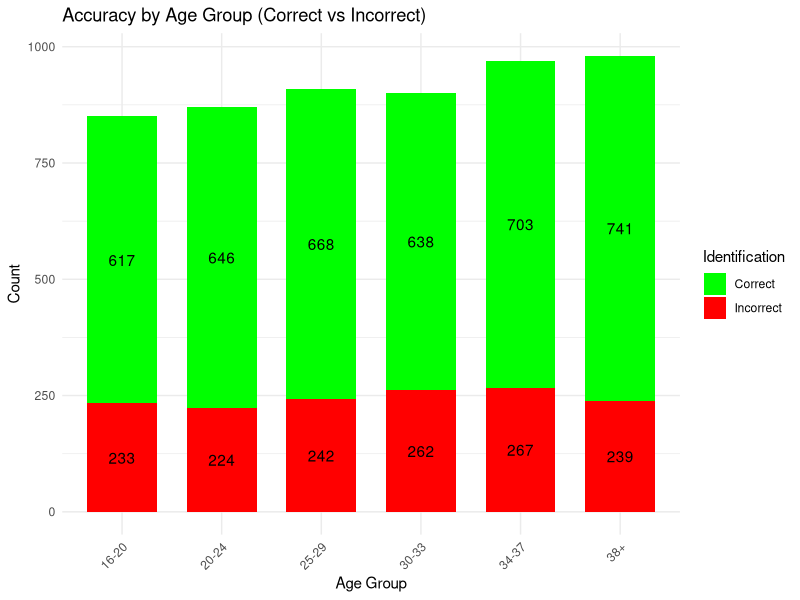

Write R code to recreate this figure.
library(readxl)
library(ggplot2)
library(dplyr)
library(tidyr)

data <- read_excel("Clean Data AI vs Real News.xlsx")

correct_answers <- c("AI Generated", "Real News", "Real News", "AI Generated", 
                     "AI Generated", "Real News", "AI Generated", "Real News", 
                     "AI Generated", "Real News")

data <- data %>%
  mutate(Article1_Correct = ifelse(Article1_Identification == correct_answers[1], 1, 0),
         Article2_Correct = ifelse(Article2_Identification == correct_answers[2], 1, 0),
         Article3_Correct = ifelse(Article3_Identification == correct_answers[3], 1, 0),
         Article4_Correct = ifelse(Article4_Identification == correct_answers[4], 1, 0),
         Article5_Correct = ifelse(Article5_Identification == correct_answers[5], 1, 0),
         Article6_Correct = ifelse(Article6_Identification == correct_answers[6], 1, 0),
         Article7_Correct = ifelse(Article7_Identification == correct_answers[7], 1, 0),
         Article8_Correct = ifelse(Article8_Identification == correct_answers[8], 1, 0),
         Article9_Correct = ifelse(Article9_Identification == correct_answers[9], 1, 0),
         Article10_Correct = ifelse(Article10_Identification == correct_answers[10], 1, 0))

age_accuracy <- data %>%
  gather(key = "Article", value = "Correct", Article1_Correct:Article10_Correct) %>%
  group_by(Age) %>%
  summarize(Correct = sum(Correct), Incorrect = n() - sum(Correct)) %>%
  gather(key = "Identification", value = "Count", Correct, Incorrect)

ggplot(age_accuracy, aes(x = Age, y = Count, fill = Identification)) +
  geom_bar(stat = "identity", width = 0.7) +  # Narrower bars
  geom_text(aes(label = Count), position = position_stack(vjust = 0.5)) +  
  labs(title = "Accuracy by Age Group (Correct vs Incorrect)",
       x = "Age Group", y = "Count") +
  theme_minimal() +
  scale_fill_manual(values = c("Correct" = "green", "Incorrect" = "red")) +
  theme(axis.text.x = element_text(angle = 45, hjust = 1))

